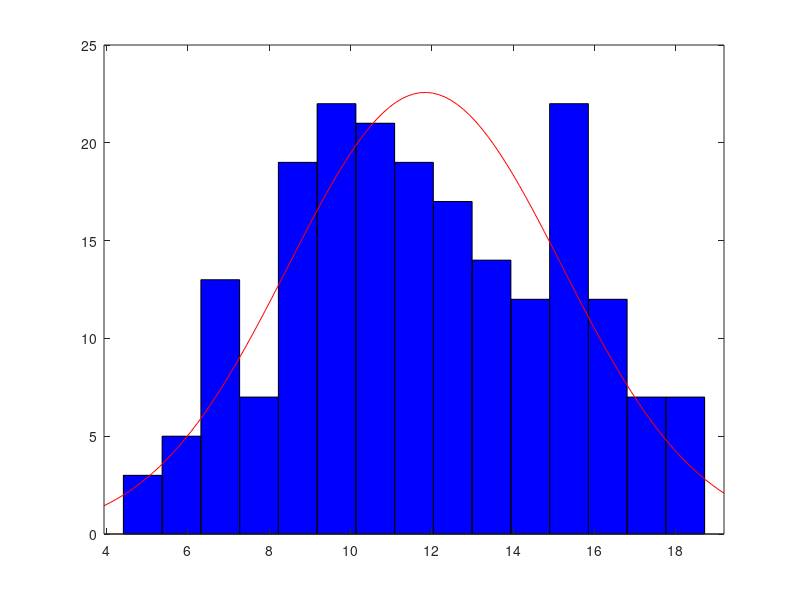

Recreate this plot in MATLAB.
% total # of students
n = 200;

% total # of courses
m = 20;

% # of courses per student
k = 6;

X = zeros(n, m);
A = zeros(n, m);

for i = 1:n
    average  = randi([7, 17], 1, 1);
    variance = 3;
    
    % Plus one or min one course
    kv = randi([-1 1]);
    
    % Random courses
    a = [zeros(1, m - k - kv) ones(1, k + kv)];
    a = a(randperm(m));
    A(i, :) = a;
    
    % Random mean and points around mean
    y = variance.*randn(1, m) + average;
    X(i, :) = y.*a;
end

averages = sum(X, 2) ./ sum(A, 2);
average = mean(averages);

success   = sum(averages >= 10);
unsuccess = sum(averages < 10);

histfit(averages)

